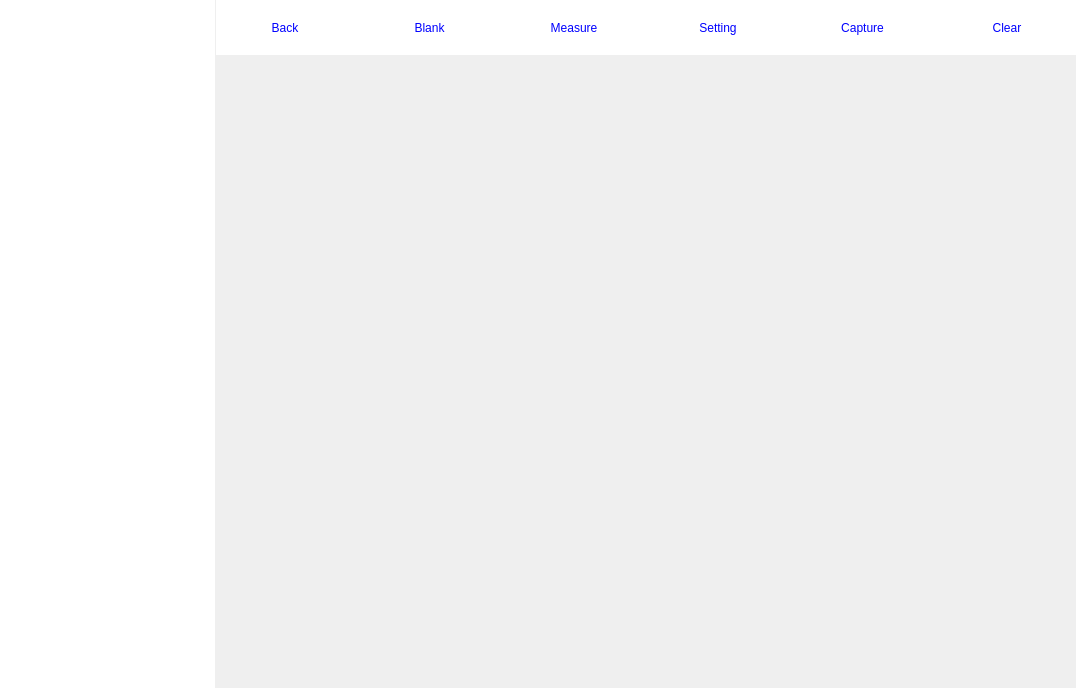
<?xml version="1.0" encoding="UTF-8"?>
<ui version="4.0">
 <class>NGTestingWidget</class>
 <widget class="QFrame" name="NGTestingWidget">
  <property name="geometry">
   <rect>
    <x>0</x>
    <y>0</y>
    <width>1076</width>
    <height>688</height>
   </rect>
  </property>
  <property name="windowTitle">
   <string>Frame</string>
  </property>
  <property name="frameShape">
   <enum>QFrame::NoFrame</enum>
  </property>
  <property name="frameShadow">
   <enum>QFrame::Raised</enum>
  </property>
  <layout class="QHBoxLayout" name="horizontalLayout" stretch="1,4">
   <property name="spacing">
    <number>1</number>
   </property>
   <property name="leftMargin">
    <number>0</number>
   </property>
   <property name="topMargin">
    <number>0</number>
   </property>
   <property name="rightMargin">
    <number>0</number>
   </property>
   <property name="bottomMargin">
    <number>0</number>
   </property>
   <item>
    <widget class="QFrame" name="frameLeft">
     <property name="styleSheet">
      <string notr="true">QFrame#frameLeft{
	background-color: rgb(255, 255, 255);
}</string>
     </property>
     <property name="frameShape">
      <enum>QFrame::NoFrame</enum>
     </property>
     <property name="frameShadow">
      <enum>QFrame::Raised</enum>
     </property>
    </widget>
   </item>
   <item>
    <layout class="QVBoxLayout" name="verticalLayout_2" stretch="2,1">
     <property name="spacing">
      <number>1</number>
     </property>
     <item>
      <widget class="QFrame" name="frameMain">
       <property name="frameShape">
        <enum>QFrame::NoFrame</enum>
       </property>
       <property name="frameShadow">
        <enum>QFrame::Raised</enum>
       </property>
       <layout class="QVBoxLayout" name="verticalLayout" stretch="0,1">
        <property name="spacing">
         <number>2</number>
        </property>
        <property name="leftMargin">
         <number>0</number>
        </property>
        <property name="topMargin">
         <number>0</number>
        </property>
        <property name="rightMargin">
         <number>0</number>
        </property>
        <property name="bottomMargin">
         <number>0</number>
        </property>
        <item>
         <widget class="QFrame" name="frameHeader">
          <property name="minimumSize">
           <size>
            <width>0</width>
            <height>55</height>
           </size>
          </property>
          <property name="styleSheet">
           <string notr="true">QToolButton{
	color:blue;
	font: 75 20pt &quot;微软雅黑&quot;;
}

QToolButton::disabled{
	color:darkgray;
}

QFrame#frameHeader {
	background-color: white;
}</string>
          </property>
          <property name="frameShape">
           <enum>QFrame::NoFrame</enum>
          </property>
          <property name="frameShadow">
           <enum>QFrame::Raised</enum>
          </property>
          <layout class="QHBoxLayout" name="horizontalLayout_2">
           <property name="leftMargin">
            <number>0</number>
           </property>
           <property name="topMargin">
            <number>0</number>
           </property>
           <property name="rightMargin">
            <number>0</number>
           </property>
           <property name="bottomMargin">
            <number>0</number>
           </property>
           <item>
            <widget class="QToolButton" name="toolButtonBack">
             <property name="sizePolicy">
              <sizepolicy hsizetype="Preferred" vsizetype="Preferred">
               <horstretch>0</horstretch>
               <verstretch>0</verstretch>
              </sizepolicy>
             </property>
             <property name="text">
              <string>Back</string>
             </property>
             <property name="autoRaise">
              <bool>true</bool>
             </property>
            </widget>
           </item>
           <item>
            <widget class="QToolButton" name="toolButtonBlank">
             <property name="sizePolicy">
              <sizepolicy hsizetype="Preferred" vsizetype="Preferred">
               <horstretch>0</horstretch>
               <verstretch>0</verstretch>
              </sizepolicy>
             </property>
             <property name="text">
              <string>Blank</string>
             </property>
             <property name="autoRaise">
              <bool>true</bool>
             </property>
            </widget>
           </item>
           <item>
            <widget class="QToolButton" name="toolButtonMeasure">
             <property name="sizePolicy">
              <sizepolicy hsizetype="Preferred" vsizetype="Preferred">
               <horstretch>0</horstretch>
               <verstretch>0</verstretch>
              </sizepolicy>
             </property>
             <property name="text">
              <string>Measure</string>
             </property>
             <property name="autoRaise">
              <bool>true</bool>
             </property>
            </widget>
           </item>
           <item>
            <widget class="QToolButton" name="toolButtonSetting">
             <property name="sizePolicy">
              <sizepolicy hsizetype="Preferred" vsizetype="Preferred">
               <horstretch>0</horstretch>
               <verstretch>0</verstretch>
              </sizepolicy>
             </property>
             <property name="text">
              <string>Setting</string>
             </property>
             <property name="autoRaise">
              <bool>true</bool>
             </property>
            </widget>
           </item>
           <item>
            <widget class="QToolButton" name="toolButtonCapture">
             <property name="sizePolicy">
              <sizepolicy hsizetype="Preferred" vsizetype="Preferred">
               <horstretch>0</horstretch>
               <verstretch>0</verstretch>
              </sizepolicy>
             </property>
             <property name="text">
              <string>Capture</string>
             </property>
             <property name="autoRaise">
              <bool>true</bool>
             </property>
            </widget>
           </item>
           <item>
            <widget class="QToolButton" name="toolButtonClear">
             <property name="sizePolicy">
              <sizepolicy hsizetype="Preferred" vsizetype="Preferred">
               <horstretch>0</horstretch>
               <verstretch>0</verstretch>
              </sizepolicy>
             </property>
             <property name="text">
              <string>Clear</string>
             </property>
             <property name="autoRaise">
              <bool>true</bool>
             </property>
            </widget>
           </item>
          </layout>
         </widget>
        </item>
        <item>
         <widget class="QFrame" name="framePlot">
          <property name="frameShape">
           <enum>QFrame::NoFrame</enum>
          </property>
          <property name="frameShadow">
           <enum>QFrame::Raised</enum>
          </property>
         </widget>
        </item>
       </layout>
      </widget>
     </item>
     <item>
      <widget class="QFrame" name="frameBottom">
       <property name="frameShape">
        <enum>QFrame::NoFrame</enum>
       </property>
       <property name="frameShadow">
        <enum>QFrame::Raised</enum>
       </property>
      </widget>
     </item>
    </layout>
   </item>
  </layout>
 </widget>
 <resources/>
 <connections/>
</ui>
